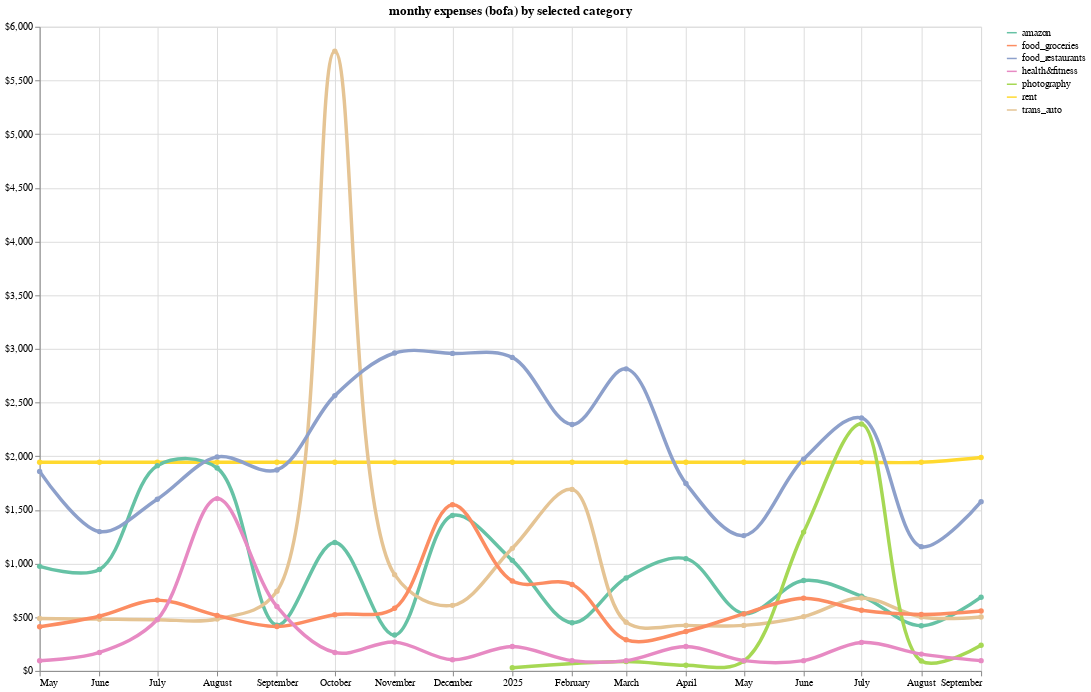

This figure's notebook cell:
### Code cell
display(df_categorized.head(2))

categories = [
    'health&fitness',
    'photography',
    'amazon',
    'rent',
    'trans_auto',
    'food_groceries',
    'food_restaurants',
]

alt.Chart(
    df_categorized.filter(
        pl.col('Category').is_in(categories)
    ).group_by_dynamic(index_column='Date', every='1mo', group_by='Category').agg(
        pl.col('Expense').sum(),
    ),
    title='monthy expenses (bofa) by selected category',
    width=950,
    height=650,
).mark_line(
    size=3.5,
    interpolate='catmull-rom',
    point=True,
).encode(
    x=alt.X('Date', title=''),
    y=alt.Y('Expense', title='', axis=alt.Axis(format="$,d")),
    color=alt.Color('Category:N', title='', scale=alt.Scale(scheme='set2'), legend=alt.Legend(symbolType='stroke')),
    tooltip='Category',
)

### Figure 1 — Vega-Lite specification as saved in the notebook (floating-point values rounded to 4 significant figures)
{"usermeta": {"embedOptions": {"theme": "latimes"}}, "config": {"view": {"continuousWidth": 300, "continuousHeight": 300}}, "data": {"name": "data-80b4d1d1eda88b154e9c719bf3077f11"}, "mark": {"type": "line", "interpolate": "catmull-rom", "point": true, "size": 3.5}, "encoding": {"color": {"field": "Category", "legend": {"symbolType": "stroke"}, "scale": {"scheme": "set2"}, "title": "", "type": "nominal"}, "tooltip": {"field": "Category", "type": "nominal"}, "x": {"field": "Date", "title": "", "type": "temporal"}, "y": {"axis": {"format": "$,d"}, "field": "Expense", "title": "", "type": "quantitative"}}, "height": 650, "title": "monthy expenses (bofa) by selected category", "width": 950, "$schema": "https://vega.github.io/schema/vega-lite/v5.20.1.json", "datasets": {"data-80b4d1d1eda88b154e9c719bf3077f11": [{"Category": "rent", "Date": "2024-05-01T00:00:00", "Expense": 1943.0}, {"Category": "rent", "Date": "2024-06-01T00:00:00", "Expense": 1943.0}, {"Category": "rent", "Date": "2024-07-01T00:00:00", "Expense": 1943.0}, {"Category": "rent", "Date": "2024-08-01T00:00:00", "Expense": 1943.0}, {"Category": "rent", "Date": "2024-09-01T00:00:00", "Expense": 1943.0}, {"Category": "rent", "Date": "2024-10-01T00:00:00", "Expense": 1943.0}, {"Category": "rent", "Date": "2024-11-01T00:00:00", "Expense": 1943.0}, {"Category": "rent", "Date": "2024-12-01T00:00:00", "Expense": 1943.0}, {"Category": "rent", "Date": "2025-01-01T00:00:00", "Expense": 1943.0}, {"Category": "rent", "Date": "2025-02-01T00:00:00", "Expense": 1943.0}, {"Category": "rent", "Date": "2025-03-01T00:00:00", "Expense": 1943.0}, {"Category": "rent", "Date": "2025-04-01T00:00:00", "Expense": 1943.0}, {"Category": "rent", "Date": "2025-05-01T00:00:00", "Expense": 1943.0}, {"Category": "rent", "Date": "2025-06-01T00:00:00", "Expense": 1943.0}, {"Category": "rent", "Date": "2025-07-01T00:00:00", "Expense": 1943.0}, {"Category": "rent", "Date": "2025-08-01T00:00:00", "Expense": 1943.0}, {"Category": "rent", "Date": "2025-09-01T00:00:00", "Expense": 1988.0}, {"Category": "amazon", "Date": "2024-05-01T00:00:00", "Expense": 973.9}, {"Category": "amazon", "Date": "2024-06-01T00:00:00", "Expense": 945.1}, {"Category": "amazon", "Date": "2024-07-01T00:00:00", "Expense": 1912.0}, {"Category": "amazon", "Date": "2024-08-01T00:00:00", "Expense": 1890.0}, {"Category": "amazon", "Date": "2024-09-01T00:00:00", "Expense": 426.8}, {"Category": "amazon", "Date": "2024-10-01T00:00:00", "Expense": 1197.0}, {"Category": "amazon", "Date": "2024-11-01T00:00:00", "Expense": 334.2}, {"Category": "amazon", "Date": "2024-12-01T00:00:00", "Expense": 1448.0}, {"Category": "amazon", "Date": "2025-01-01T00:00:00", "Expense": 1030.0}, {"Category": "amazon", "Date": "2025-02-01T00:00:00", "Expense": 449.0}, {"Category": "amazon", "Date": "2025-03-01T00:00:00", "Expense": 864.7}, {"Category": "amazon", "Date": "2025-04-01T00:00:00", "Expense": 1046.0}, {"Category": "amazon", "Date": "2025-05-01T00:00:00", "Expense": 533.3}, {"Category": "amazon", "Date": "2025-06-01T00:00:00", "Expense": 841.3}, {"Category": "amazon", "Date": "2025-07-01T00:00:00", "Expense": 696.6}, {"Category": "amazon", "Date": "2025-08-01T00:00:00", "Expense": 420.4}, {"Category": "amazon", "Date": "2025-09-01T00:00:00", "Expense": 686.9}, {"Category": "trans_auto", "Date": "2024-05-01T00:00:00", "Expense": 487.8}, {"Category": "trans_auto", "Date": "2024-06-01T00:00:00", "Expense": 482.3}, {"Category": "trans_auto", "Date": "2024-07-01T00:00:00", "Expense": 477.5}, {"Category": "trans_auto", "Date": "2024-08-01T00:00:00", "Expense": 483.5}, {"Category": "trans_auto", "Date": "2024-09-01T00:00:00", "Expense": 742.1}, {"Category": "trans_auto", "Date": "2024-10-01T00:00:00", "Expense": 5773.0}, {"Category": "trans_auto", "Date": "2024-11-01T00:00:00", "Expense": 896.6}, {"Category": "trans_auto", "Date": "2024-12-01T00:00:00", "Expense": 610.6}, {"Category": "trans_auto", "Date": "2025-01-01T00:00:00", "Expense": 1142.0}, {"Category": "trans_auto", "Date": "2025-02-01T00:00:00", "Expense": 1691.0}, {"Category": "trans_auto", "Date": "2025-03-01T00:00:00", "Expense": 453.8}, {"Category": "trans_auto", "Date": "2025-04-01T00:00:00", "Expense": 424.0}, {"Category": "trans_auto", "Date": "2025-05-01T00:00:00", "Expense": 424.0}, {"Category": "trans_auto", "Date": "2025-06-01T00:00:00", "Expense": 505.8}, {"Category": "trans_auto", "Date": "2025-07-01T00:00:00", "Expense": 679.5}, {"Category": "trans_auto", "Date": "2025-08-01T00:00:00", "Expense": 502.5}, {"Category": "trans_auto", "Date": "2025-09-01T00:00:00", "Expense": 502.5}, {"Category": "photography", "Date": "2025-01-01T00:00:00", "Expense": 28.69}, {"Category": "photography", "Date": "2025-03-01T00:00:00", "Expense": 87.0}, {"Category": "photography", "Date": "2025-04-01T00:00:00", "Expense": 52.4}, {"Category": "photography", "Date": "2025-05-01T00:00:00", "Expense": 91.45}, {"Category": "photography", "Date": "2025-06-01T00:00:00", "Expense": 1293.0}, {"Category": "photography", "Date": "2025-07-01T00:00:00", "Expense": 2299.0}, {"Category": "photography", "Date": "2025-08-01T00:00:00", "Expense": 92.19}, {"Category": "photography", "Date": "2025-09-01T00:00:00", "Expense": 238.8}, {"Category": "food_groceries", "Date": "2024-05-01T00:00:00", "Expense": 410.7}, {"Category": "food_groceries", "Date": "2024-06-01T00:00:00", "Expense": 509.3}, {"Category": "food_groceries", "Date": "2024-07-01T00:00:00", "Expense": 659.3}, {"Category": "food_groceries", "Date": "2024-08-01T00:00:00", "Expense": 516.3}, {"Category": "food_groceries", "Date": "2024-09-01T00:00:00", "Expense": 413.7}, {"Category": "food_groceries", "Date": "2024-10-01T00:00:00", "Expense": 523.9}, {"Category": "food_groceries", "Date": "2024-11-01T00:00:00", "Expense": 583.4}, {"Category": "food_groceries", "Date": "2024-12-01T00:00:00", "Expense": 1548.0}, {"Category": "food_groceries", "Date": "2025-01-01T00:00:00", "Expense": 837.2}, {"Category": "food_groceries", "Date": "2025-02-01T00:00:00", "Expense": 804.5}, {"Category": "food_groceries", "Date": "2025-03-01T00:00:00", "Expense": 289.5}, {"Category": "food_groceries", "Date": "2025-04-01T00:00:00", "Expense": 366.9}, {"Category": "food_groceries", "Date": "2025-05-01T00:00:00", "Expense": 531.2}, {"Category": "food_groceries", "Date": "2025-06-01T00:00:00", "Expense": 677.1}, {"Category": "food_groceries", "Date": "2025-07-01T00:00:00", "Expense": 564.7}, {"Category": "food_groceries", "Date": "2025-08-01T00:00:00", "Expense": 525.9}, {"Category": "food_groceries", "Date": "2025-09-01T00:00:00", "Expense": 557.6}, {"Category": "health&fitness", "Date": "2024-05-01T00:00:00", "Expense": 94.1}, {"Category": "health&fitness", "Date": "2024-06-01T00:00:00", "Expense": 172.1}, {"Category": "health&fitness", "Date": "2024-07-01T00:00:00", "Expense": 479.0}, {"Category": "health&fitness", "Date": "2024-08-01T00:00:00", "Expense": 1605.0}, {"Category": "health&fitness", "Date": "2024-09-01T00:00:00", "Expense": 599.3}, {"Category": "health&fitness", "Date": "2024-10-01T00:00:00", "Expense": 172.1}, {"Category": "health&fitness", "Date": "2024-11-01T00:00:00", "Expense": 268.1}, {"Category": "health&fitness", "Date": "2024-12-01T00:00:00", "Expense": 103.1}, {"Category": "health&fitness", "Date": "2025-01-01T00:00:00", "Expense": 227.6}, {"Category": "health&fitness", "Date": "2025-02-01T00:00:00", "Expense": 95.61}, {"Category": "health&fitness", "Date": "2025-03-01T00:00:00", "Expense": 95.61}, {"Category": "health&fitness", "Date": "2025-04-01T00:00:00", "Expense": 227.6}, {"Category": "health&fitness", "Date": "2025-05-01T00:00:00", "Expense": 95.61}, {"Category": "health&fitness", "Date": "2025-06-01T00:00:00", "Expense": 95.61}, {"Category": "health&fitness", "Date": "2025-07-01T00:00:00", "Expense": 265.5}, {"Category": "health&fitness", "Date": "2025-08-01T00:00:00", "Expense": 156.4}, {"Category": "health&fitness", "Date": "2025-09-01T00:00:00", "Expense": 95.61}, {"Category": "food_restaurants", "Date": "2024-05-01T00:00:00", "Expense": 1858.0}, {"Category": "food_restaurants", "Date": "2024-06-01T00:00:00", "Expense": 1297.0}, {"Category": "food_restaurants", "Date": "2024-07-01T00:00:00", "Expense": 1600.0}, {"Category": "food_restaurants", "Date": "2024-08-01T00:00:00", "Expense": 1994.0}, {"Category": "food_restaurants", "Date": "2024-09-01T00:00:00", "Expense": 1872.0}, {"Category": "food_restaurants", "Date": "2024-10-01T00:00:00", "Expense": 2564.0}, {"Category": "food_restaurants", "Date": "2024-11-01T00:00:00", "Expense": 2961.0}, {"Category": "food_restaurants", "Date": "2024-12-01T00:00:00", "Expense": 2957.0}, {"Category": "food_restaurants", "Date": "2025-01-01T00:00:00", "Expense": 2920.0}, {"Category": "food_restaurants", "Date": "2025-02-01T00:00:00", "Expense": 2295.0}, {"Category": "food_restaurants", "Date": "2025-03-01T00:00:00", "Expense": 2813.0}, {"Category": "food_restaurants", "Date": "2025-04-01T00:00:00", "Expense": 1746.0}, {"Category": "food_restaurants", "Date": "2025-05-01T00:00:00", "Expense": 1260.0}, {"Category": "food_restaurants", "Date": "2025-06-01T00:00:00", "Expense": 1973.0}, {"Category": "food_restaurants", "Date": "2025-07-01T00:00:00", "Expense": 2356.0}, {"Category": "food_restaurants", "Date": "2025-08-01T00:00:00", "Expense": 1158.0}, {"Category": "food_restaurants", "Date": "2025-09-01T00:00:00", "Expense": 1577.0}]}}
